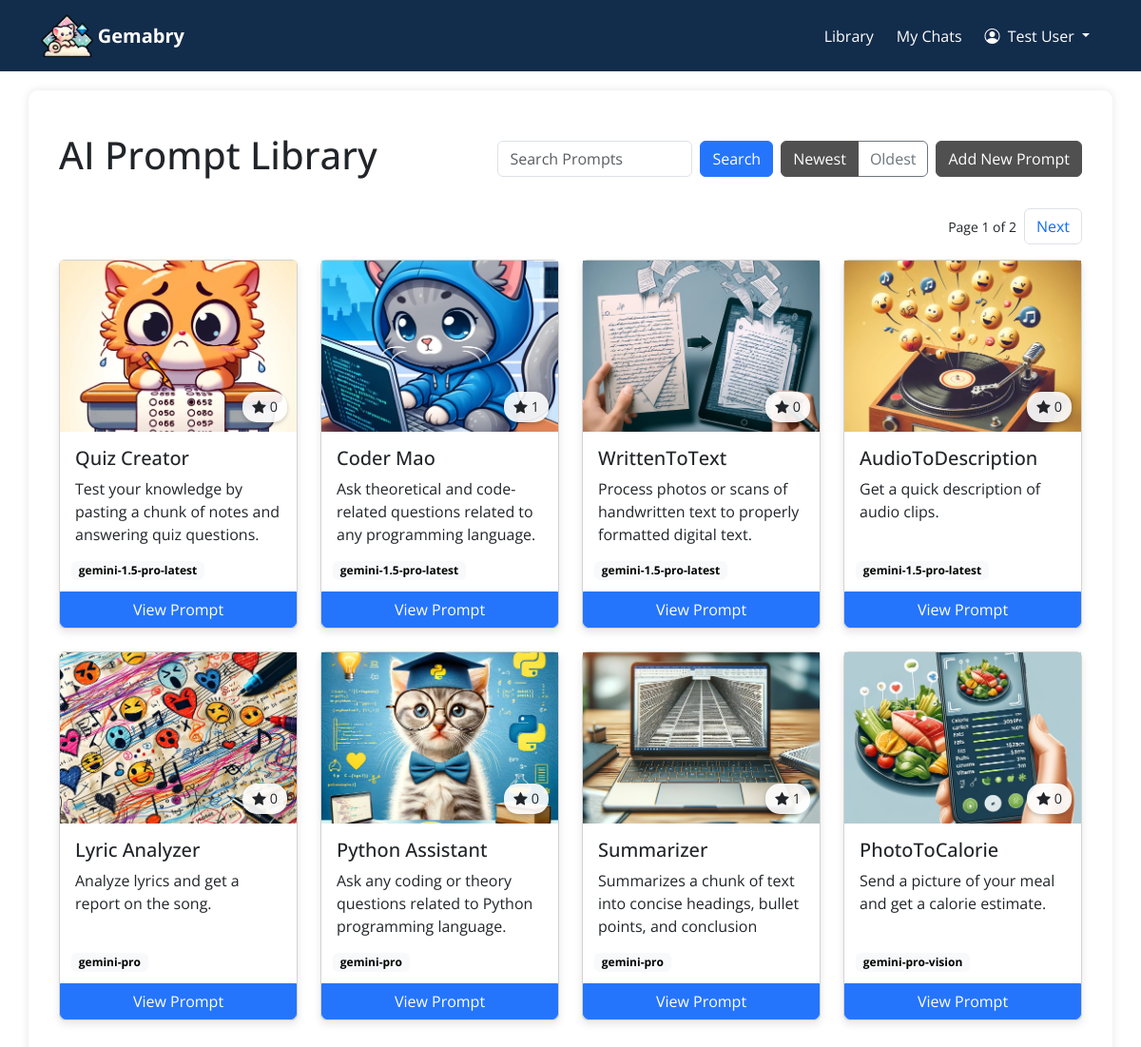
Page /library (signed in) on the committed database.
### tables this page shows
CREATE TABLE "Prompts" (
	"PromptID"	INTEGER NOT NULL UNIQUE,
	"PromptTitle"	TEXT NOT NULL,
	"PromptDescription"	TEXT NOT NULL,
	"PromptInstruction"	INTEGER NOT NULL,
	"PromptTemperature"	REAL NOT NULL,
	"PromptModel"	TEXT NOT NULL,
	"PromptImage"	TEXT NOT NULL,
	"UserID"	INTEGER NOT NULL,
	FOREIGN KEY("UserID") REFERENCES "Users"("UserID"),
	PRIMARY KEY("PromptID" AUTOINCREMENT)
);

### app_pages/library.py (the view)
@app.route('/library')
def library():
    search_query = request.args.get('search', '')  # default is empty if not provided
    page = int(request.args.get('page', 1))  # default page is 1 if not provided
    sort_order = request.args.get('sort', 'desc')  # Default to descending (newest first)
    items_per_page = 8
    offset = (page - 1) * items_per_page
    sql_query = """
        SELECT p.*, COUNT(s.userid) AS star_count
        FROM Prompts p
        LEFT JOIN Stars s ON p.PromptID = s.promptid
        WHERE p.PromptTitle LIKE ?
        GROUP BY p.PromptID
        """
    if sort_order == 'asc':
        sql_query += "ORDER BY PromptID ASC "
    else:
        sql_query += "ORDER BY PromptID DESC "
    sql_query += "LIMIT ? OFFSET ?"
    search_pattern = f'%{search_query}%'
    total_prompts_query = "SELECT COUNT(*) FROM Prompts WHERE PromptTitle LIKE ?"
    with DBConnection() as cursor:
        cursor.execute(sql_query, (search_pattern, items_per_page, offset))
        prompts = cursor.fetchall()
        cursor.execute(total_prompts_query, (search_pattern,))
        total_prompts = cursor.fetchone()[0]
    total_pages = (total_prompts + items_per_page - 1) // items_per_page  # Rounds up
    return render_template('library.html', prompts=prompts, search_query=search_query,
                           current_page=page, total_pages=total_pages, sort_order=sort_order)

### db/db.py (called while the page is built)
    def __enter__(self):
        self.conn = sqlite3.connect('db/database.db')
        self.conn.row_factory = sqlite3.Row
        self.cursor = self.conn.cursor()
        return self.cursor

    def __exit__(self, exc_type, exc_value, traceback):
        self.conn.commit()
        self.conn.close()

### templates/library.html (shortened to what this page needs)
{% extends 'base.html' %}
{% block content %}
<div class="container mt-4">
    <div class="library-header mb-4">
        <h1>AI Prompt Library</h1>
        <form action="{{ url_for('library') }}" method="get" class="d-flex justify-content-between align-items-center">
            <div style="flex-grow: 1; margin-right: 8px;">
                <input type="text" class="form-control" placeholder="Search Prompts" name="search" value="{{ request.args.get('search', '') }}" style="width: auto;">
            </div>
            <button class="btn btn-primary" type="submit" style="margin-right: 8px;">Search</button>
            <div class="btn-group me-2">
                <a href="{{ url_for('library', search=search_query, sort='desc') }}" class="btn btn-outline-secondary {% if sort_order == 'desc' %}active{% endif %}">Newest</a>
                <a href="{{ url_for('library', search=search_query, sort='asc') }}" class="btn btn-outline-secondary {% if sort_order == 'asc' %}active{% endif %}">Oldest</a>
            </div>
            {% if session['user_id'] %}
            <a class="btn btn-secondary" href="/add_prompt">Add New Prompt</a>
            {% endif %}
        </form>
    </div>
    <nav aria-label="Page navigation example" class="d-flex justify-content-end align-items-center mb-3">
        <p class="small m-0 me-2">Page {{ current_page }} of {{ total_pages }}</p> <ul class="pagination m-0">
        {% if current_page < total_pages %}
            <li class="page-item"><a class="page-link" href="{{ url_for('library', search=search_query, page=current_page+1) }}">Next</a></li>
        {% endif %}
    </ul>
    </nav>
    {% if prompts %}
    <div class="row">
        {% for prompt in prompts %}
        <div class="col-md-4 col-lg-3 mb-4">
            <div class="card library-card card-hover-shadow h-100">
                {% if prompt.PromptImage %}
                <div class="card-image-container">
                    <img src="{{ url_for('static', filename='icons/' + prompt.PromptImage) }}" class="library-card-img-top" alt="Prompt Image">
                    <div class="star-badge position-absolute">
                        <i class="bi bi-star-fill star-icon me-1"></i>
                        <span class="star-count">{{ prompt.star_count }}</span>
                    </div>
                  </div>
                {% endif %}
                <div class="card-body library-card-content">
                    <h5 class="card-title">{{ prompt.PromptTitle }}</h5>
                    <p class="card-text">{{ prompt.PromptDescription }}</p>
                    <span class="badge text-bg-light model-badge">{{ prompt.PromptModel }}</span>
                    <a href="/prompt?promptid={{ prompt.PromptID }}" class="btn btn-primary library-view-prompt">View Prompt</a>
                </div>
            </div>
        </div>
        {% endfor %}
    </div>
    {% else %}
    <div class="alert alert-info" role="alert">
        No prompts found!
    </div>
    {% endif %}
</div>
{% endblock %}

### static/css/style.css (style rules this page uses)
body { font-family: 'Open Sans', sans-serif; }
.btn-primary { background-color: #2575fc; border-color: #2575fc; }
.btn-secondary { background-color: #505050; border-color: #505050; }
.btn-outline-secondary.active { background-color: #505050; border-color: #505050; }
.form-control { resize: none; }
.library-card { margin-bottom: 20px; box-shadow: 0 4px 8px rgba(0, 0, 0, 0.1); transition: transform 0.3s ease-in-out; position: relative; }
.library-card-img-top { height: 180px; width: 100%; object-fit: cover; }
.library-header { display: flex; align-items: center; justify-content: space-between; }
.library-card-content { position: relative; padding-bottom: 50px; }
.library-view-prompt { position: absolute; bottom: 0; left: 0; width: 100%; border-top-left-radius: 0; border-top-right-radius: 0; }
.model-badge { position: absolute; left: 12px; bottom: 50px; }
.card-image-container { position: relative; display: block; }
.star-badge { position: absolute; bottom: 10px; right: 10px; background-color: rgba(255, 255, 255, 0.9); border-radius: 15px; padding: 5px 10px; box-shadow: 0 2px 4px rgba(0, 0, 0, 0.2); display: flex; align-items: center; font-size: 0.9em; }

### rows in the picture
Prompts: PromptImage (picture), star_count "0", PromptTitle "Quiz Creator", PromptDescription "Test your knowledge by pasting a chunk of notes and answering quiz questions.", PromptModel "gemini-1.5-pro-latest"
Prompts: PromptImage (picture), star_count "1", PromptTitle "Coder Mao", PromptDescription "Ask theoretical and code-related questions related to any programming language.", PromptModel "gemini-1.5-pro-latest"
Prompts: PromptImage (picture), star_count "0", PromptTitle "WrittenToText", PromptDescription "Process photos or scans of handwritten text to properly formatted digital text.", PromptModel "gemini-1.5-pro-latest"
Prompts: PromptImage (picture), star_count "0", PromptTitle "AudioToDescription", PromptDescription "Get a quick description of audio clips.", PromptModel "gemini-1.5-pro-latest"
Prompts: PromptImage (picture), star_count "0", PromptTitle "Lyric Analyzer", PromptDescription "Analyze lyrics and get a report on the song.", PromptModel "gemini-pro"
Prompts: PromptImage (picture), star_count "0", PromptTitle "Python Assistant", PromptDescription "Ask any coding or theory questions related to Python programming language.", PromptModel "gemini-pro"
Prompts: PromptImage (picture), star_count "1", PromptTitle "Summarizer", PromptDescription "Summarizes a chunk of text into concise headings, bullet points, and conclusion", PromptModel "gemini-pro"
Prompts: PromptImage (picture), star_count "0", PromptTitle "PhotoToCalorie", PromptDescription "Send a picture of your meal and get a calorie estimate.", PromptModel "gemini-pro-vision"

### other values in the picture
{{ session['user_name'] }} "Test User"
{{ current_page }} "1"
{{ total_pages }} "2"
